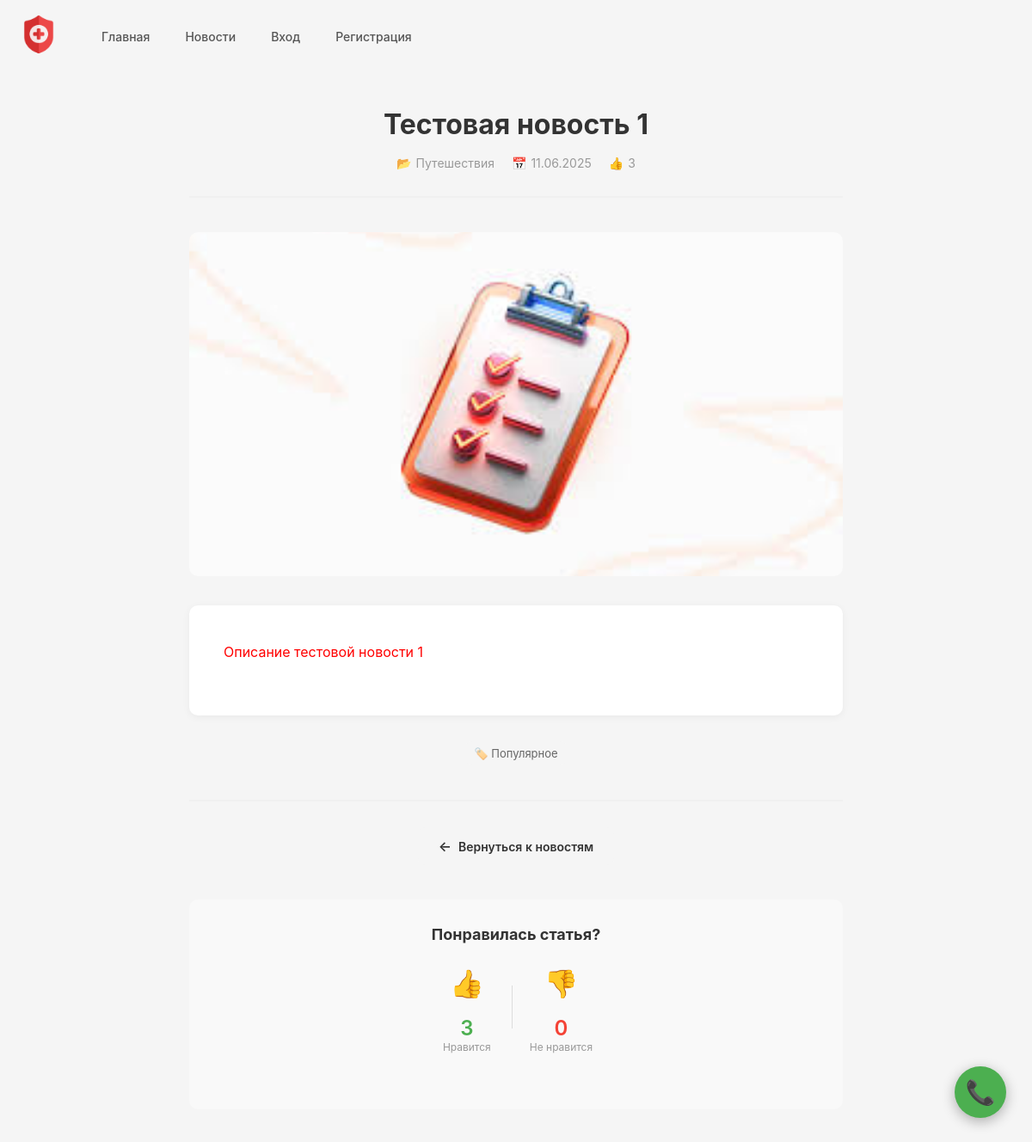
/news_elem/test_news_1/, run on an earlier commit of the app's database.
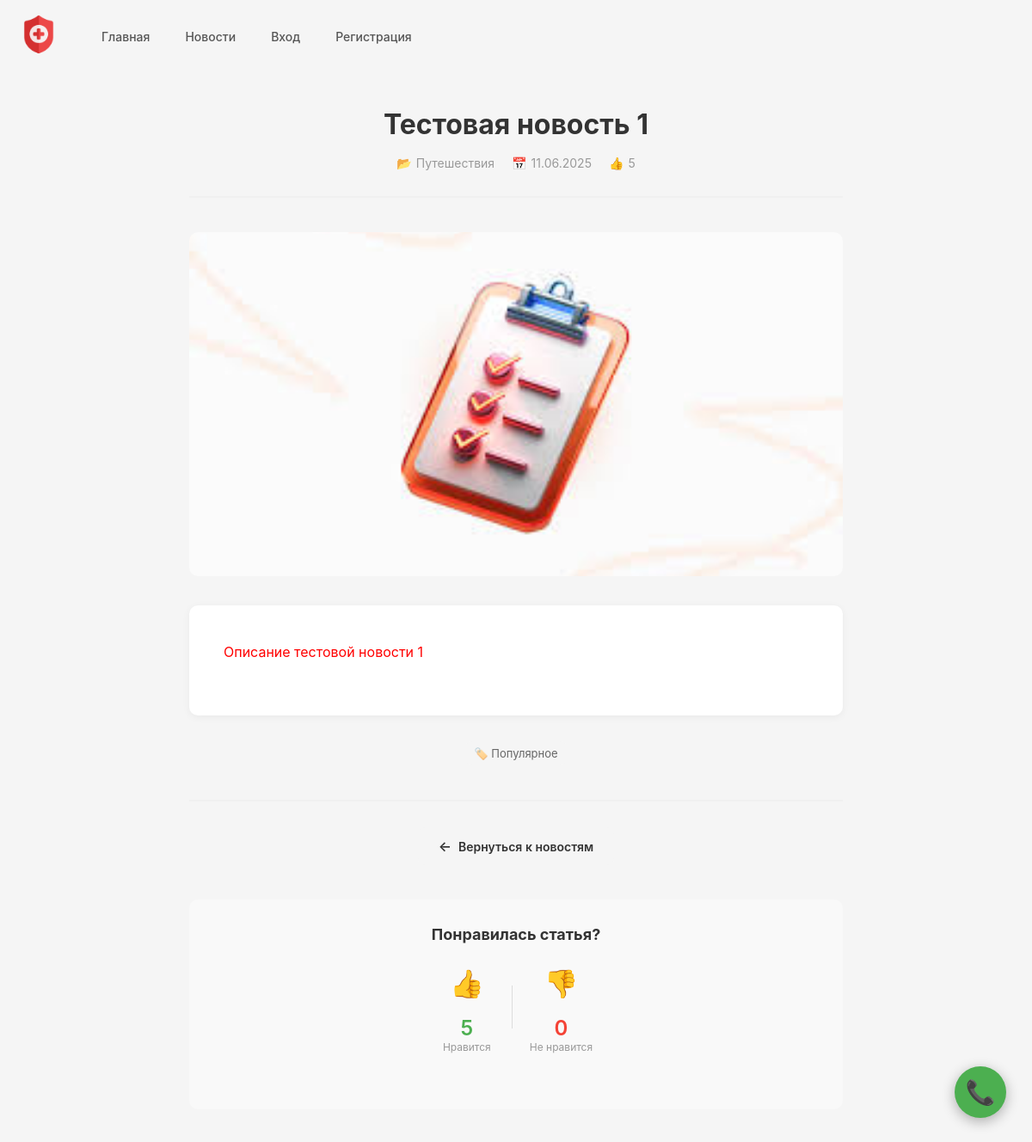
And on a later commit of the database.
### main/models.py (models this page shows, shortened)
class News(models.Model):
    class Status(models.TextChoices):
        DRAFT = 'draft', 'Черновик'
        PUBLISHED = 'published', 'Опубликовано'
    updated_at = models.DateTimeField(auto_now=True)
    image = models.FileField(verbose_name="Фотография", upload_to='uploads/news/', null=True, blank=True)
    name = models.CharField(verbose_name="Название", max_length=127)
    slug = models.CharField(verbose_name="Слаг", max_length=127)
    description = models.TextField(verbose_name="Название")
    category = models.ForeignKey(Category, verbose_name="Категория", on_delete=models.CASCADE, null=True, blank=True)
    status = models.CharField(
        max_length=127,
        choices=Status.choices,
        default=Status.DRAFT,
        verbose_name="Статус"
    )
    tags = models.ManyToManyField(Tags, verbose_name="Тэги", related_name='news', blank=True)
    objects = models.Manager()
    published = PublishedManager()
    class Meta:
        verbose_name = "Новость"
        verbose_name_plural = "Новости"

class Category(models.Model):
    name = models.CharField(verbose_name="Название", max_length=127)
    slug = models.CharField(verbose_name="Слаг", max_length=127)
    class Meta:
        verbose_name = "Категория"
        verbose_name_plural = "Категории"

class Poll(models.Model):
    news = models.OneToOneField(
        News,
        on_delete=models.CASCADE,
        related_name='poll'
    )
    likes = models.IntegerField(verbose_name="Лайки")
    dislikes = models.IntegerField(verbose_name="Дизлайки")
    class Meta:
        verbose_name = "Опрос"
        verbose_name_plural = "Опросы"

class Tags(models.Model):
    name = models.CharField(verbose_name="Название", max_length=127)
    slug = models.CharField(verbose_name="Слаг", max_length=127)
    class Meta:
        verbose_name = "Тэг"
        verbose_name_plural = "Тэги"

### main/views.py (the view)
# urls.py: path('news_elem/<slug:news_slug>/', NewsDetailView.as_view(), name='news_detail'),
class NewsDetailView(DataMixin, DetailView):
    model = News
    template_name = "news-detail.html"
    context_object_name = 'elem'
    slug_field = 'slug'
    slug_url_kwarg = 'news_slug'
    def get_queryset(self):
        return News.published.all().select_related('poll', 'category').prefetch_related('tags')
    def get_context_data(self, **kwargs):
        context = super().get_context_data(**kwargs)
        news_slug = context['elem'].slug
        session_key = f'poll_vote_{news_slug}'
        current_vote = self.request.session.get(session_key, None)
        context['current_vote'] = current_vote
        return self.get_mixin_context(context, title=context['elem'])

### main/models.py (called while the page is built)
    def get_queryset(self):
        return super().get_queryset().filter(status=News.Status.PUBLISHED)

### shared/utils.py (called while the page is built)
    def get_mixin_context(self, context, **kwargs):
        if 'menu' not in context and 'menu' not in self.extra_context:
            menu = [
                {'title': 'Главная', 'url_name': 'homepage'},
                {'title': 'Новости', 'url_name': 'news'},
            ]
            context['menu'] = menu
        if self.title_page:
            context['title'] = self.title_page
        context.update(self.extra_context)
        context.update(kwargs)
        return context

### main/templates/news-detail.html (shortened to what this page needs)
{% extends "base.html" %}
{% load static %}
{% block styles %}
<link rel="stylesheet" href="{% static 'css/news.css' %}" />
{% endblock styles %}
{% block content %}
<div class="news-detail-container">
    <header class="news-detail-header">
        <h1 class="news-detail-title">{{ elem.name }}</h1>
        <div class="news-detail-meta">
            {% if elem.category %}
            <span class="news-detail-meta-item">
                <span>📂</span>
                <span>{{ elem.category.name }}</span>
            </span>
            {% endif %}
            {% if elem.updated_at %}
            <span class="news-detail-meta-item">
                <span>📅</span>
                <span>{{ elem.updated_at|date:"d.m.Y" }}</span>
            </span>
            {% endif %}
            {% if elem.poll %}
            <span class="news-detail-meta-item">
                <span>👍</span>
                <span>{{ elem.poll.likes }}</span>
            </span>
            {% endif %}
        </div>
    </header>
    {% if elem.image %}
    <img src="{{ elem.image.url }}" alt="{{ elem.name }}" class="news-detail-image">
    {% endif %}
    <article class="news-detail-content">
        {{ elem.description|safe }}
    </article>
    {% if elem.tags.all %}
    <div class="news-detail-tags" style="margin-top: 30px;">
        <div style="display: flex; flex-wrap: wrap; gap: 10px; justify-content: center;">
            {% for tag in elem.tags.all %}
            <span style="padding: 6px 14px; background: #f5f5f5; border-radius: 15px; font-size: 13px; color: #666;">
                🏷️ {{ tag.name }}
            </span>
            {% endfor %}
        </div>
    </div>
    {% endif %}
    <div class="news-detail-actions">
        <a href="{% url 'news' %}" class="news-back-button">Вернуться к новостям</a>
    </div>
    {% if elem.poll %}
    <div id="poll-container" style="margin-top: 40px; padding: 30px; background: #f9f9f9; border-radius: 10px; text-align: center;">
        <h3 style="margin: 0 0 20px 0; color: #333; font-size: 18px;">Понравилась статья?</h3>
        <div style="display: flex; gap: 20px; justify-content: center; align-items: center;">
            <div style="text-align: center;">
                <button
                    id="like-btn"
                    onclick="vote('like')"
                    class="vote-btn {% if current_vote == 'like' %}vote-btn-active{% endif %}"
                    style="font-size: 32px; margin-bottom: 10px; background: {% if current_vote == 'like' %}#c8e6c9{% else %}none{% endif %}; border: {% if current_vote == 'like' %}2px solid #4CAF50{% else %}none{% endif %}; cursor: pointer; padding: 8px 12px; border-radius: 8px; transition: all 0.2s; transform: {% if current_vote == 'like' %}scale(1.1){% else %}scale(1){% endif %};"
                    title="Нравится">
                    👍
                </button>
                <div id="likes-count" style="font-size: 24px; font-weight: 600; color: #4CAF50;">{{ elem.poll.likes }}</div>
                <div style="font-size: 12px; color: #999;">Нравится</div>
            </div>
            <div style="text-align: center;">
                <button
                    id="dislike-btn"
                    onclick="vote('dislike')"
                    class="vote-btn {% if current_vote == 'dislike' %}vote-btn-active{% endif %}"
                    style="font-size: 32px; margin-bottom: 10px; background: {% if current_vote == 'dislike' %}#ffcdd2{% else %}none{% endif %}; border: {% if current_vote == 'dislike' %}2px solid #f44336{% else %}none{% endif %}; cursor: pointer; padding: 8px 12px; border-radius: 8px; transition: all 0.2s; transform: {% if current_vote == 'dislike' %}scale(1.1){% else %}scale(1){% endif %};"
                    title="Не нравится">
                    👎
                </button>
                <div id="dislikes-count" style="font-size: 24px; font-weight: 600; color: #f44336;">{{ elem.poll.dislikes }}</div>
                <div style="font-size: 12px; color: #999;">Не нравится</div>
            </div>
        </div>
        <div id="poll-message" style="margin-top: 15px; font-size: 14px; color: #666; min-height: 20px;"></div>
    </div>
    {% endif %}
</div>
{% endblock content %}

### shared/templates/base.html (shortened to what this page needs)
<!DOCTYPE html>
<html lang="en">
{% load static %}
<head>
    <link rel="stylesheet" href="{% static 'shared.css' %}" >
    {% block styles %}{% endblock styles %}
</head>
<body>
    <header>
        <div class="header_wrapper">
            <div class="header_icon">
                <img src="{% static 'icon.png' %}" alt="logo">
            </div>
            <nav class="header_nav">
                {% if menu %}
                    {% for item in menu %}
                        <div class="header_item">
                            <a href="{% url item.url_name %}">{{ item.title }}</a>
                        </div>
                    {% endfor %}
                {% endif %}
                {% if user.is_authenticated %}
                    {% load personal_tags %}
                {% else %}
                    <div class="header_item">
                        <a href="{% url 'personal:login' %}">Вход</a>
                    </div>
                    <div class="header_item">
                        <a href="{% url 'personal:register' %}">Регистрация</a>
                    </div>
                {% endif %}
            </nav>
        </div>
    </header>
    {% block content %}
    {% endblock %}
    <button id="callbackButton" class="callback-button" title="Позвоните мне">
        📞
    </button>
</body>
</html>

### shared/static/shared.css (style rules this page uses)
* { margin: 0; padding: 0; box-sizing: border-box; }
body { font-family: -apple-system, BlinkMacSystemFont, 'Segoe UI', Roboto, 'Helvetica Neue', Arial, sans-serif; background: #f5f5f5; color: #333; }
.header_wrapper { max-width: 1200px; margin: 0 auto; display: flex; align-items: center; padding: 15px 20px; gap: 30px; }
.header_icon { flex-shrink: 0; }
.header_icon img { width: 50px; height: 50px; object-fit: contain; }
.header_nav { display: flex; align-items: center; gap: 5px; flex: 1; flex-wrap: wrap; }
.header_item { margin: 0; }
.header_item a, .header_item button { display: inline-block; padding: 10px 18px; color: #555; text-decoration: none; font-size: 14px; font-weight: 500; border-radius: 8px; transition: all 0.2s; background: transparent; border: none; cursor: pointer; font-family: inherit; }
.callback-button { position: fixed; bottom: 30px; right: 30px; width: 60px; height: 60px; border-radius: 50%; background-color: #4CAF50; color: white; border: none; font-size: 28px; cursor: pointer; box-shadow: 0 4px 15px rgba(0, 0, 0, 0.3); z-index: 9999; transition: all 0.3s; display: flex; align-items: center; justify-content: center; }

### shared/static/css/news.css (style rules this page uses)
.news-detail-container { max-width: 800px; margin: 0 auto; padding: 40px 20px; }
.news-detail-header { text-align: center; margin-bottom: 40px; padding-bottom: 30px; border-bottom: 2px solid #f0f0f0; }
.news-detail-title { font-size: 32px; font-weight: 700; color: #333; margin: 0 0 15px 0; line-height: 1.3; }
.news-detail-meta { display: flex; justify-content: center; gap: 20px; font-size: 14px; color: #999; }
.news-detail-meta-item { display: flex; align-items: center; gap: 5px; }
.news-detail-image { width: 100%; max-height: 400px; object-fit: cover; border-radius: 10px; margin-bottom: 30px; }
.news-detail-content { background: white; border-radius: 10px; padding: 40px; box-shadow: 0 2px 10px rgba(0, 0, 0, 0.05); font-size: 16px; line-height: 1.8; color: #444; }
.news-detail-content p { margin-bottom: 20px; }
.news-detail-actions { display: flex; justify-content: center; gap: 15px; margin-top: 40px; padding-top: 30px; border-top: 2px solid #f0f0f0; }
.news-back-button { display: inline-flex; align-items: center; padding: 12px 24px; background: #f5f5f5; color: #333; text-decoration: none; border-radius: 8px; font-size: 14px; font-weight: 600; transition: all 0.2s; }
.news-back-button::before { content: "←"; margin-right: 8px; font-size: 16px; }

What changed in the data, as far as the page shows it:
changed through a linked row, News "Тестовая новость 1": poll.likes "3" → "5"
